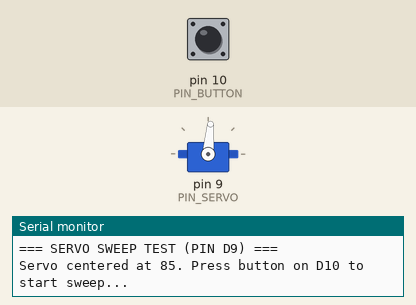
Simulated run of this sketch. Board: Arduino Nano, built with avr-gcc and run on an emulated ATmega328P. Parts: servo, the last lines printed to the serial monitor. Inputs (shaded band) come from the test bench; at power-on: pin 10 (PIN_BUTTON) HIGH.

Above: at 0.8 s.
0.9 s: pin 10 (PIN_BUTTON) pulled LOW for 0.15 s
At 3.5 s:
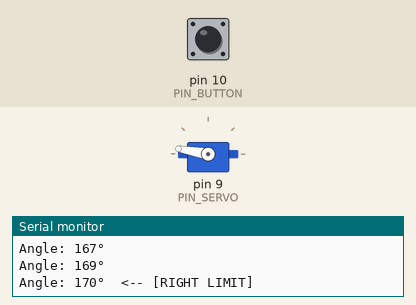
At 6.4 s:
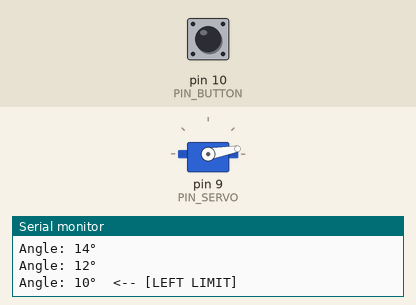
Timing chart, 0 to 13.0 s (numbered marks = the images above; inputs shaded):
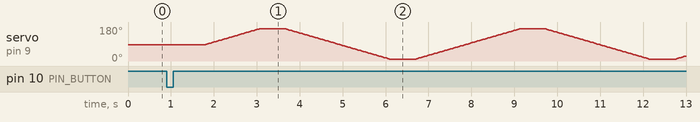

The sketch:

servo_test.ino
```cpp
// servo_test.ino
// Hardware test: steering servo on D9. Arduino Nano (classic).
// After the start button (D10) the servo sweeps between MIN_ANGLE and MAX_ANGLE in small steps,
// pausing at the center and at both limits, and prints each angle to the Serial Monitor.
// Use it to find the real center and the mechanical limits of the rack without pushing it too far.

#include <Servo.h>                    // standard library that generates the servo PWM signal

#define PIN_SERVO  9                  // D9: signal wire of the steering servo
#define PIN_BUTTON 10                 // D10: start button (the other leg goes to GND)

Servo steeringServo;                  // the servo object used to move the steering

// Configurable sweep parameters
const int MIN_ANGLE = 10;             // Left limit in degrees (adjust if the linkage collides)
const int MAX_ANGLE = 170;            // Right limit in degrees (adjust if the linkage collides)
const int CENTER    = 85;             // Reference midpoint: wheels straight ahead (measured 21 Nov, same as STEER_CENTER in open_challenge / obstacle_challenge)
const int STEP      = 2;              // Degrees moved per step
const int DELAY_MS  = 30;             // Sweep speed: milliseconds between steps

int currentAngle = CENTER;            // angle sent to the servo right now, starts at the center
int direction = 1;                    // movement direction: 1 = towards the right, -1 = towards the left

void setup() {                        // runs once when the Nano starts
  Serial.begin(115200);               // open the serial port at 115200 baud (Serial Monitor speed)
  while (!Serial && millis() < 3000); // wait up to 3 s for the serial port to be ready

  pinMode(PIN_BUTTON, INPUT_PULLUP);  // button pin with internal pull-up: reads HIGH when released, LOW when pressed
  steeringServo.attach(PIN_SERVO);    // connect the servo object to pin D9
  steeringServo.write(CENTER);        // move the wheels to the center before the test

  Serial.println("\n=== SERVO SWEEP TEST (PIN D9) ===");   // title of the test
  Serial.print("Servo centered at "); Serial.print(CENTER); Serial.println(". Press button on D10 to start sweep..."); // instruction

  // Wait until the button on D10 is pressed (LOW)
  while (digitalRead(PIN_BUTTON) == HIGH) {   // while the button is still released
    delay(10);                        // check again every 10 ms
  }
  delay(250);                         // simple debounce: ignore the bounce of the button contacts
  Serial.println(">>> Starting servo sweep!\n");   // confirm that the sweep starts
}

void loop() {                         // runs again and again after setup()
  steeringServo.write(currentAngle);  // send the current angle to the servo

  // Print current angle and key reference points to Serial Monitor
  Serial.print("Angle: ");            // label
  Serial.print(currentAngle);         // the angle in degrees
  Serial.print("°");                  // degree sign

  if (currentAngle == CENTER) {       // at the center?
    Serial.print("  <-- [CENTER]");   // mark it in the text
    delay(600);                       // brief pause at the center to inspect the alignment
  } else if (currentAngle <= MIN_ANGLE) {   // at or past the left limit?
    Serial.print("  <-- [LEFT LIMIT]");     // mark it in the text
    delay(600);                       // pause so the limit can be checked
  } else if (currentAngle >= MAX_ANGLE) {   // at or past the right limit?
    Serial.print("  <-- [RIGHT LIMIT]");    // mark it in the text
    delay(600);                       // pause so the limit can be checked
  }

  Serial.println();                   // end the line

  // Calculate next position
  currentAngle += (STEP * direction); // move one step in the current direction

  // Reverse direction when reaching limits
  if (currentAngle >= MAX_ANGLE) {    // reached or passed the right limit?
    currentAngle = MAX_ANGLE;         // clamp the angle to the right limit
    direction = -1;                   // from now on move towards the left
  } else if (currentAngle <= MIN_ANGLE) {   // reached or passed the left limit?
    currentAngle = MIN_ANGLE;         // clamp the angle to the left limit
    direction = 1;                    // from now on move towards the right
  }

  delay(DELAY_MS);                    // wait before the next step (sets the sweep speed)
}
```
